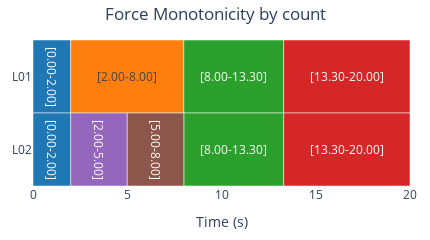

Notebook code cell kept with this figure:
### Code cell
est_mono2 = replace(est.contour("count").level().to_ms(), name="Force Monotonicity by count")
fig = est_mono2.plot()
fig.update_layout(width=430)
fig.show()
# fig.write_image("mono_H.pdf", height=210, width=350)
bds, meet_mat = est_mono2.meet()
plt.pcolormesh(bds, bds, meet_mat, cmap='inferno')
plt.gca().set_aspect('equal')
plt.colorbar()
plt.show()
hier_score = mir_eval.hierarchy.evaluate(ref.itvls, ref.labels, est_mono2.itvls, est_mono2.labels)
px_metrics_bar(hier_score, title="mono by count")

### Figure 1 — Plotly figure (JSON) as saved in the notebook; plotly's stock layout.template omitted (floating-point values rounded to 4 significant figures)
{"data": [{"base": [0, 0], "customdata": ["<b>[0.00-2.00]</b><br>Layer: L01<br>Start: 0.000s<br>End: 2.000s<br>Duration: 2.000s", "<b>[0.00-2.00]</b><br>Layer: L02<br>Start: 0.000s<br>End: 2.000s<br>Duration: 2.000s"], "hovertemplate": "%{customdata}<extra></extra>", "insidetextanchor": "middle", "marker": {"color": "#1F77B4", "line": {"color": "white", "width": 0.5}, "pattern": {"fgcolor": "white", "fgopacity": 0.5, "shape": "", "solidity": 0.25}}, "name": "[0.00-2.00]", "orientation": "h", "showlegend": true, "text": ["[0.00-2.00]", "[0.00-2.00]"], "textposition": "inside", "type": "bar", "width": 1, "x": [2, 2], "y": ["L01", "L02"]}, {"base": [2], "customdata": ["<b>[2.00-8.00]</b><br>Layer: L01<br>Start: 2.000s<br>End: 8.000s<br>Duration: 6.000s"], "hovertemplate": "%{customdata}<extra></extra>", "insidetextanchor": "middle", "marker": {"color": "#FF7F0E", "line": {"color": "white", "width": 0.5}, "pattern": {"fgcolor": "white", "fgopacity": 0.5, "shape": "", "solidity": 0.25}}, "name": "[2.00-8.00]", "orientation": "h", "showlegend": true, "text": ["[2.00-8.00]"], "textposition": "inside", "type": "bar", "width": 1, "x": [6], "y": ["L01"]}, {"base": [8, 8], "customdata": ["<b>[8.00-13.30]</b><br>Layer: L01<br>Start: 8.000s<br>End: 13.300s<br>Duration: 5.300s", "<b>[8.00-13.30]</b><br>Layer: L02<br>Start: 8.000s<br>End: 13.300s<br>Duration: 5.300s"], "hovertemplate": "%{customdata}<extra></extra>", "insidetextanchor": "middle", "marker": {"color": "#2CA02C", "line": {"color": "white", "width": 0.5}, "pattern": {"fgcolor": "white", "fgopacity": 0.5, "shape": "", "solidity": 0.25}}, "name": "[8.00-13.30]", "orientation": "h", "showlegend": true, "text": ["[8.00-13.30]", "[8.00-13.30]"], "textposition": "inside", "type": "bar", "width": 1, "x": [5.3, 5.3], "y": ["L01", "L02"]}, {"base": [13.3, 13.3], "customdata": ["<b>[13.30-20.00]</b><br>Layer: L01<br>Start: 13.300s<br>End: 20.000s<br>Duration: 6.700s", "<b>[13.30-20.00]</b><br>Layer: L02<br>Start: 13.300s<br>End: 20.000s<br>Duration: 6.700s"], "hovertemplate": "%{customdata}<extra></extra>", "insidetextanchor": "middle", "marker": {"color": "#D62728", "line": {"color": "white", "width": 0.5}, "pattern": {"fgcolor": "white", "fgopacity": 0.5, "shape": "", "solidity": 0.25}}, "name": "[13.30-20.00]", "orientation": "h", "showlegend": true, "text": ["[13.30-20.00]", "[13.30-20.00]"], "textposition": "inside", "type": "bar", "width": 1, "x": [6.7, 6.7], "y": ["L01", "L02"]}, {"base": [2], "customdata": ["<b>[2.00-5.00]</b><br>Layer: L02<br>Start: 2.000s<br>End: 5.000s<br>Duration: 3.000s"], "hovertemplate": "%{customdata}<extra></extra>", "insidetextanchor": "middle", "marker": {"color": "#9467BD", "line": {"color": "white", "width": 0.5}, "pattern": {"fgcolor": "white", "fgopacity": 0.5, "shape": "", "solidity": 0.25}}, "name": "[2.00-5.00]", "orientation": "h", "showlegend": true, "text": ["[2.00-5.00]"], "textposition": "inside", "type": "bar", "width": 1, "x": [3], "y": ["L02"]}, {"base": [5], "customdata": ["<b>[5.00-8.00]</b><br>Layer: L02<br>Start: 5.000s<br>End: 8.000s<br>Duration: 3.000s"], "hovertemplate": "%{customdata}<extra></extra>", "insidetextanchor": "middle", "marker": {"color": "#8C564B", "line": {"color": "white", "width": 0.5}, "pattern": {"fgcolor": "white", "fgopacity": 0.5, "shape": "", "solidity": 0.25}}, "name": "[5.00-8.00]", "orientation": "h", "showlegend": true, "text": ["[5.00-8.00]"], "textposition": "inside", "type": "bar", "width": 1, "x": [3], "y": ["L02"]}], "layout": {"barmode": "overlay", "height": 120, "margin": {"b": 20, "l": 20, "r": 20, "t": 40}, "showlegend": false, "title": {"text": "Force Monotonicity by count", "x": 0.5}, "width": 430, "xaxis": {"range": [0, 20], "title": {"text": "Time (s)"}}, "yaxis": {"categoryarray": ["L02", "L01"], "categoryorder": "array", "title": {}}}}
